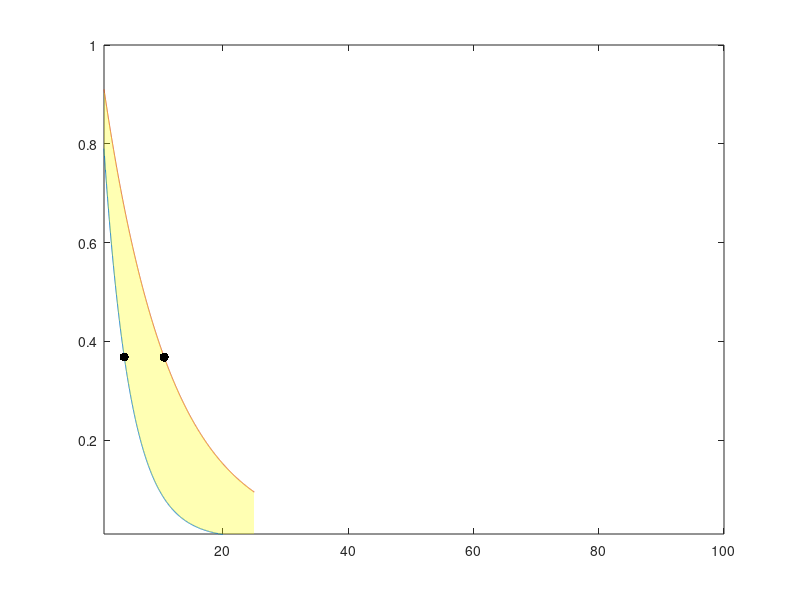

Here is the MATLAB script that generated this plot: (Note: this script raises an error after producing the figure.)
clear;
clc;
close all;

figure;
ax = gca;

t=15;
f=1:0.01:25;
Qmin=200;
ymin=exp(-pi*f*t/Qmin);
plot(ax,f,ymin);
hold on

Qmax=500;
ymax=exp(-pi*f*t/Qmax);
plot(ax,f,ymax);

patarea = [f' ymin';
           flipud(f') flipud(ymax');
           f(1) ymin(1)];
patch(ax,patarea(:,1),patarea(:,2),'y','Facealpha',0.3,'edgecolor','none');

for i = 1: length(f)-1
  dymaxdf(i) = (log10(ymax(i+1))-log10(ymax(i))) / (log10(f(i+1))-log10(f(i)));
end
[slope, ind] = min(abs(dymaxdf+1));
dymaxdf(ind)
plot(ax,f(ind),ymax(ind),'k.','markersize',20);

for i = 1: length(f)-1
  dymindf(i) = (log10(ymin(i+1))-log10(ymin(i))) / (log10(f(i+1))-log10(f(i)));
end
[slope, ind] = min(abs(dymindf+1));
dymindf(ind)
plot(ax,f(ind),ymin(ind),'k.','markersize',20);

axis(ax,[1 1e2 1e-2 1]);
ax.XScale = 'log';
ax.YScale = 'log';
% axis equal;

